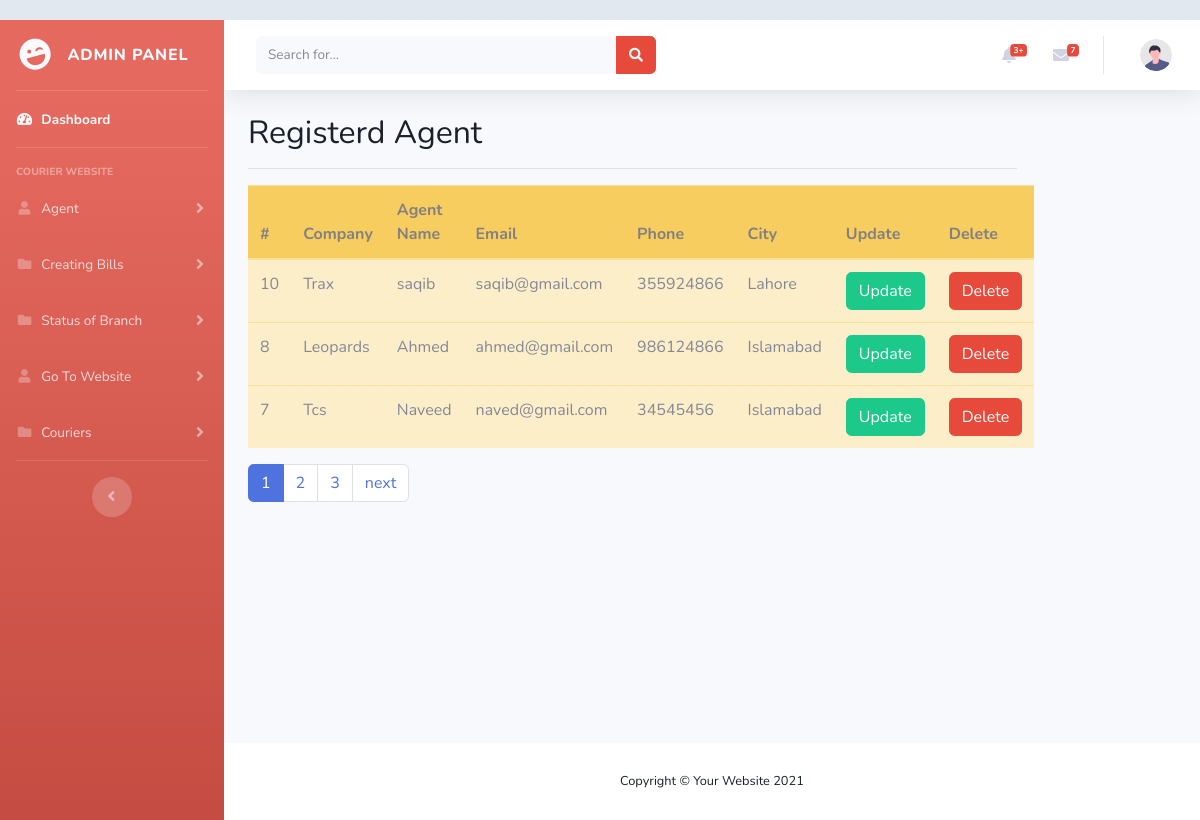
/admin/panel/viewagent.php, run on the app's committed database.
### tables this page shows
CREATE TABLE `add` (
  `aid` int(20) NOT NULL,
  `company` varchar(255) NOT NULL,
  `name` varchar(252) NOT NULL,
  `email` varchar(255) NOT NULL,
  `password` varchar(255) NOT NULL,
  `phone` int(111) NOT NULL,
  `city` varchar(255) NOT NULL,
  `astatus` tinyint(1) NOT NULL DEFAULT 1
);

### admin/panel/viewagent.php (the view, shortened to what this page needs)
<?php
include('admin/includes/header.php');
include('admin/includes/sidebar.php');
include('admin/includes/topbar.php');
include('config.php');
$limit = 3;
if(isset($_GET['page'])){
  $getpgno = $_GET['page'];
}else{
  $getpgno = 1;
}
$offset = ($getpgno - 1) * $limit;
$fetch = "SELECT * FROM `add` where astatus = '1' order by aid desc limit {$offset}, {$limit}";
$data = mysqli_query($connection, $fetch);
?>
 <div class="container">
        <div class="row justify-content-left">
            <div class="col-xl-10 col-lg-12 col-md-9">
                <h2>Registerd Agent</h2>
                <hr>
            <table class="table table-warning">
                <thead class="bg-warning p-2 text-dark bg-opacity-10" style="opacity: 75%;">
                    <tr>
                    <th scope="col">#</th>
                    <th scope="col">Company</th>
                    <th scope="col">Agent Name</th>
                    <th scope="col">Email</th>
                    <th scope="col">Phone</th>
                    <th scope="col">City</th>
                    <th scope="col">Update</th>
                    <th scope="col">Delete</th>
                    </tr>
                </thead>
                <tbody>
                    <?php while ($row = mysqli_fetch_assoc($data)) {
                     ?>
                    <tr>
                    <td><?php echo $row ['aid']?></td>
                    <td><?php echo $row ['company']?></td>
                    <td><?php echo $row ['name']?></td>
                    <td><?php echo $row ['email']?></td>
                    <td><?php echo $row ['phone']?></td>
                    <td><?php echo $row ['city']?></td>
                    <td ><a href="aupdatedata.php?aid=<?php echo $row ['aid'];?>" class="btn btn-success">Update</a></td>
                    <td ><a href="adelete.php?aid=<?php echo $row ['aid'];?>" class="btn btn-danger">Delete</a></td>
                </tr>
                <?php
                    }
                ?>
                </tbody>
            </table>
<?php
$fetchpage = "SELECT * from `add`";
$query = mysqli_query($connection, $fetchpage);
  if(mysqli_num_rows($query) > 0){
    $totalRecords = mysqli_num_rows($query);
    $totalpages = ceil($totalRecords / $limit);
    echo '<ul class="pagination">';
    for($i = 1; $i <= $totalpages; $i++){
      $active = $i == $getpgno? "active" : "";
      echo '<li class="'.$active.' page-item"><a class="page-link" href="viewagent.php?page='.$i.'">'.$i.'</a></li>';
    }
    if($getpgno < $totalpages){
      echo '<li class="page-item"><a class="page-link" href="viewagent.php?page='.($getpgno + 1).'">next</a></li>';
    }
  }
  ?>
            </div>
        </div>
    </div>
</body>
</html>
<?php
include('admin/includes/footer.php');
?>

### admin/panel/css/userprofile.css (style rules this page uses)
body { margin-top:20px; color: #1a202c; text-align: left; background-color: #e2e8f0; }

### data on the page
add: aid "10", company "Trax", name "saqib", email "saqib@gmail.com", phone "355924866", city "Lahore"
add: aid "8", company "Leopards", name "Ahmed", email "ahmed@gmail.com", phone "986124866", city "Islamabad"
add: aid "7", company "Tcs", name "Naveed", email "naved@gmail.com", phone "34545456", city "Islamabad"
